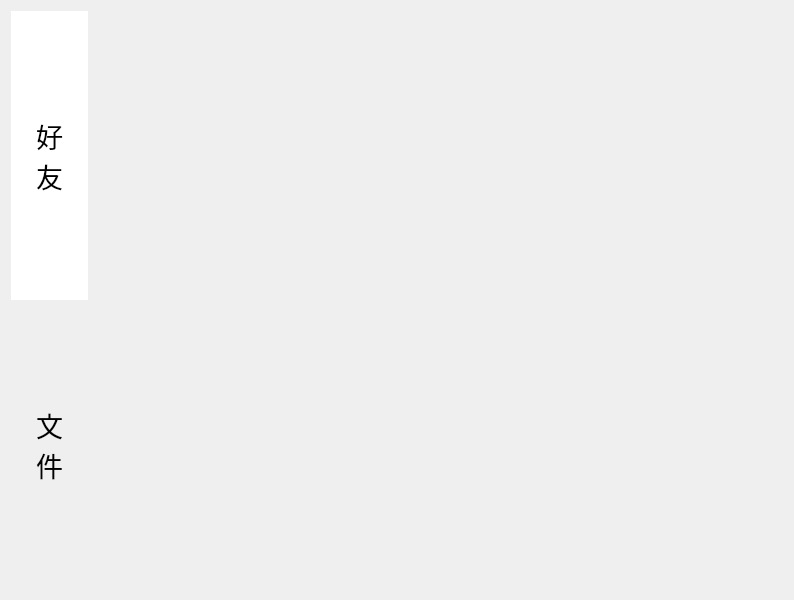
<?xml version="1.0" encoding="UTF-8"?>
<ui version="4.0">
 <class>Index</class>
 <widget class="QWidget" name="Index">
  <property name="windowModality">
   <enum>Qt::NonModal</enum>
  </property>
  <property name="geometry">
   <rect>
    <x>0</x>
    <y>0</y>
    <width>794</width>
    <height>600</height>
   </rect>
  </property>
  <property name="windowTitle">
   <string>Form</string>
  </property>
  <layout class="QGridLayout" name="gridLayout">
   <property name="spacing">
    <number>0</number>
   </property>
   <item row="0" column="0">
    <layout class="QHBoxLayout" name="horizontalLayout">
     <property name="spacing">
      <number>0</number>
     </property>
     <item>
      <layout class="QVBoxLayout" name="verticalLayout">
       <property name="spacing">
        <number>0</number>
       </property>
       <item>
        <widget class="QPushButton" name="friend_PB">
         <property name="sizePolicy">
          <sizepolicy hsizetype="Minimum" vsizetype="Expanding">
           <horstretch>0</horstretch>
           <verstretch>0</verstretch>
          </sizepolicy>
         </property>
         <property name="font">
          <font>
           <family>Agency FB</family>
           <pointsize>20</pointsize>
          </font>
         </property>
         <property name="focusPolicy">
          <enum>Qt::ClickFocus</enum>
         </property>
         <property name="contextMenuPolicy">
          <enum>Qt::CustomContextMenu</enum>
         </property>
         <property name="toolTipDuration">
          <number>-1</number>
         </property>
         <property name="styleSheet">
          <string notr="true">border:none;padding:25px;
background-color: rgb(255, 255, 255);</string>
         </property>
         <property name="text">
          <string>好
友</string>
         </property>
        </widget>
       </item>
       <item>
        <widget class="QPushButton" name="file_PB">
         <property name="sizePolicy">
          <sizepolicy hsizetype="Minimum" vsizetype="Expanding">
           <horstretch>0</horstretch>
           <verstretch>0</verstretch>
          </sizepolicy>
         </property>
         <property name="font">
          <font>
           <family>Agency FB</family>
           <pointsize>20</pointsize>
          </font>
         </property>
         <property name="styleSheet">
          <string notr="true">border:none;padding:25px;</string>
         </property>
         <property name="text">
          <string>文
件</string>
         </property>
        </widget>
       </item>
      </layout>
     </item>
     <item>
      <widget class="QStackedWidget" name="stackedWidget">
       <widget class="Friend" name="friendPage"/>
       <widget class="File" name="filePage"/>
      </widget>
     </item>
    </layout>
   </item>
  </layout>
 </widget>
 <customwidgets>
  <customwidget>
   <class>Friend</class>
   <extends>QWidget</extends>
   <header location="global">friend.h</header>
   <container>1</container>
  </customwidget>
  <customwidget>
   <class>File</class>
   <extends>QWidget</extends>
   <header>file.h</header>
   <container>1</container>
  </customwidget>
 </customwidgets>
 <resources/>
 <connections/>
</ui>
